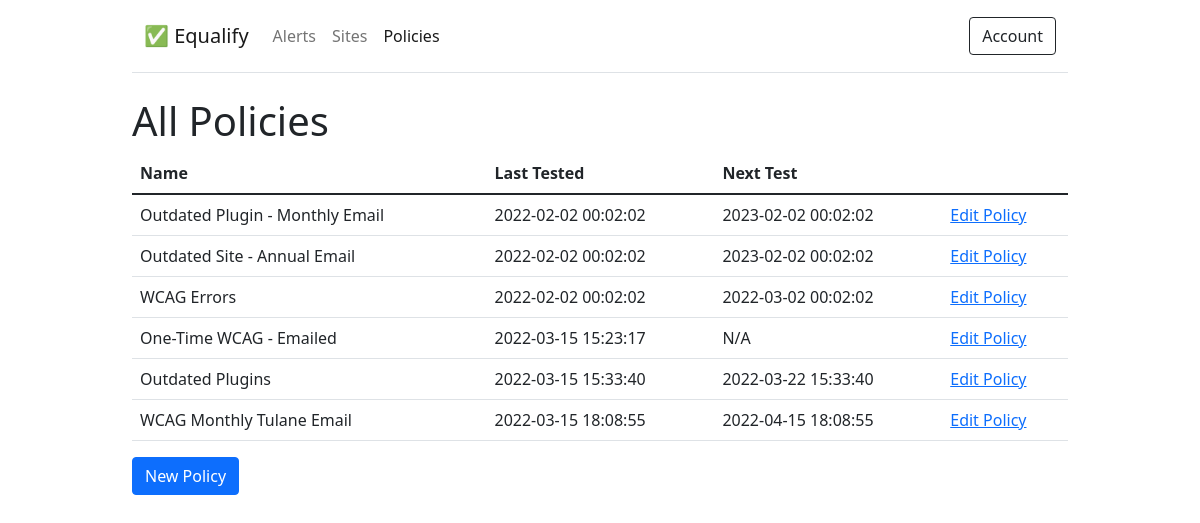
Page /index.php?view=policies on the committed database.
### tables this page shows
CREATE TABLE `policies` (
  `id` bigint(20) unsigned NOT NULL AUTO_INCREMENT,
  `name` text NOT NULL,
  `action` varchar(255) DEFAULT NULL,
  `event` varchar(255) DEFAULT NULL,
  `tested` datetime DEFAULT NULL,
  `frequency` varchar(255) DEFAULT NULL,
  PRIMARY KEY (`id`)
);

### models/db.php (called while the page is built, shortened)
<?php
function get_all_policies(mysqli $db){
    $sql = 'SELECT * FROM `policies`';
    $results = $db->query($sql);
    $data = [];
    if($results->num_rows > 0){
        while($row = $results->fetch_object()){
            $data[] = $row;
        }
    }
    return $data;
}

### views/policies.php (the view, shortened to what this page needs)
<h1>All Policies</h1>
<table class="table">
    <thead>
        <tr>
            <th scope="col">Name</th>
            <th scope="col">Last Tested</th>
            <th scope="col">Next Test</th>
            <th scope="col"></th>
        </tr>
    </thead>
    <tbody>
    <?php
    $records = get_all_policies($db);
    if(count($records) > 0 ):
        foreach($records as $record):
    ?>
        <tr>
            <td><?php echo $record->name; ?></td>
            <td><?php echo $record->tested; ?></td>
            <td>
            <?php
            if($record->frequency == 'once'){
              echo 'N/A';
            }elseif($record->frequency == 'daily'){
              $next_test = strtotime($record->tested);
              $next_test = strtotime("+1 day", $next_test);
              echo date('Y-m-d H:i:s', $next_test);
            }elseif($record->frequency == 'weekly'){
              $next_test = strtotime($record->tested);
              $next_test = strtotime("+7 day", $next_test);
              echo date('Y-m-d H:i:s', $next_test);
            }elseif($record->frequency == 'monthly'){
              $next_test = strtotime($record->tested);
              $next_test = strtotime("+1 month", $next_test);
              echo date('Y-m-d H:i:s', $next_test);
            }elseif($record->frequency == 'annually'){
              $next_test = strtotime($record->tested);
              $next_test = strtotime("+1 year", $next_test);
              echo date('Y-m-d H:i:s', $next_test);
            }else{
              throw new Exception('No frequency is recordered for policy with the ID: '.$record->id);
            }
            ?>
            </td>
            <td><a href="?view=policy_details&id=<?php echo $record->id;?>">Edit Policy</a></td>
        </tr>
    <?php
        endforeach;
    else:
    ?>
        <tr>
            <td colspan="4">No policies are added.</td>
        </tr>
    <?php
    endif;
    ?>
    </tbody>
</table>
<a href="?view=policy_details" class="btn btn-primary">New Policy</a>

### rows in the picture
policies: name "Outdated Plugin - Monthly Email", tested "2022-02-02 00:02:02", tested "2023-02-02 00:02:02"
policies: name "Outdated Site - Annual Email", tested "2022-02-02 00:02:02", tested "2023-02-02 00:02:02"
policies: name "WCAG Errors", tested "2022-02-02 00:02:02", tested "2022-03-02 00:02:02"
policies: name "One-Time WCAG - Emailed", tested "2022-03-15 15:23:17", frequency "N/A"
policies: name "Outdated Plugins", tested "2022-03-15 15:33:40", tested "2022-03-22 15:33:40"
policies: name "WCAG Monthly Tulane Email", tested "2022-03-15 18:08:55", tested "2022-04-15 18:08:55"
